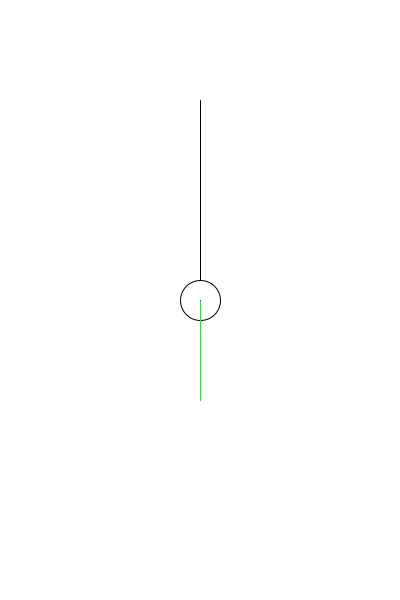
Frame 1 (no input)
Frame 60 (the mouse pressed at the canvas centre just before this capture): identical to frame 1, image omitted
Frame 120 (the mouse held since frame 60 and released just before this capture): identical to frame 1, image omitted

The Processing sketch that drew this single still picture (run headless with seeded random() and noise(); from frame 60 on, the mouse is pressed at the canvas centre):

// Processing sketch: week05_08_pendulum_not_OK_PVector_sub_velocity
// ── week05_08_pendulum_not_OK_PVector_sub_velocity.pde
// week05_08_pendulum_not_OK_PVector_sub_velocity
void setup() {
  size(400, 600);
}
float x = 200, y = 300;
void draw() {
  background(255);
  stroke(0);//原來黑色的線
  line(200, 100, x, y);
  ellipse(x, y, 40, 40);
  stroke(255, 0, 0);//紅色往下的線
  line(x, y, x, y+100);

  PVector d = new PVector(x-200, y-100).normalize();//長度1
  PVector d2 = new PVector(0, 1);//cos(a)
  float g = PVector.dot(d, d2);
  d.mult(100*g);
  stroke(0, 255, 0);//綠色左下的線
  line(x, y, x+d.x, y+d.y);

  PVector N =  PVector.sub(d2.mult(100), d);
  //N.mult(100*sin(acos(g)));//g是 cos(a),acos(g)就是角度 a
  stroke(0, 0, 255);//藍色線往右下
  line(x, y, x+N.x, y+N.y);

  v.x += N.x /1000; // x+= N.x / 100;
  v.y += N.y /1000; // y +=N.y /100;
  x += v.x;
  y += v.y;
}
PVector v = new PVector();//球的速度,一開始是0
void mouseDragged() {
  x = mouseX;
  y = mouseY;
}
